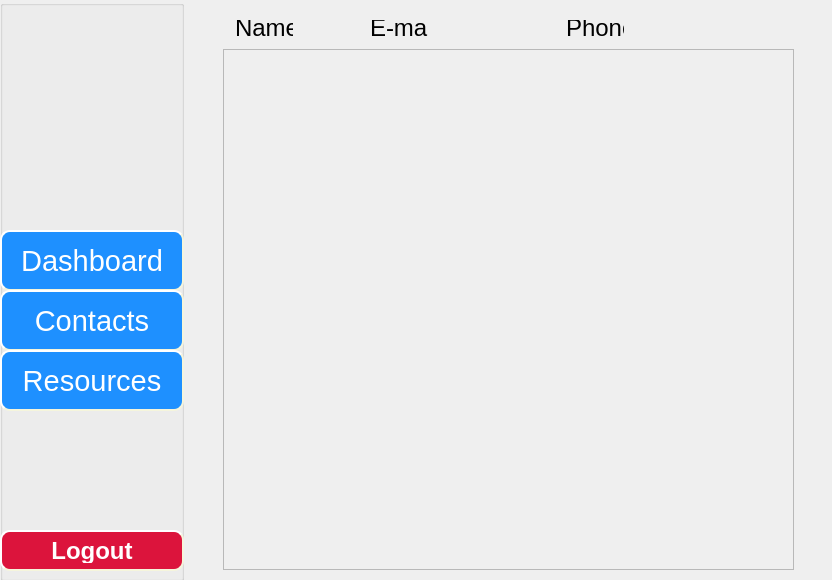
<?xml version="1.0" encoding="UTF-8"?>
<ui version="4.0">
 <class>DashboardGui</class>
 <widget class="QWidget" name="DashboardGui">
  <property name="geometry">
   <rect>
    <x>0</x>
    <y>0</y>
    <width>832</width>
    <height>580</height>
   </rect>
  </property>
  <property name="windowTitle">
   <string>Form</string>
  </property>
  <widget class="QGroupBox" name="groupBox_sidebar">
   <property name="geometry">
    <rect>
     <x>0</x>
     <y>0</y>
     <width>184</width>
     <height>581</height>
    </rect>
   </property>
   <property name="title">
    <string/>
   </property>
   <widget class="QPushButton" name="pushButton_dashboard">
    <property name="geometry">
     <rect>
      <x>0</x>
      <y>230</y>
      <width>184</width>
      <height>61</height>
     </rect>
    </property>
    <property name="font">
     <font>
      <pointsize>22</pointsize>
     </font>
    </property>
    <property name="styleSheet">
     <string notr="true">background-color:rgb(30,144,255);
color:rgb(255,255,255);
    border-style: outset;
    border-width: 2px;
    border-radius: 10px;
    border-color: beige;
    padding: 6px;</string>
    </property>
    <property name="text">
     <string>Dashboard</string>
    </property>
   </widget>
   <widget class="QPushButton" name="pushButton_contacts">
    <property name="geometry">
     <rect>
      <x>0</x>
      <y>290</y>
      <width>184</width>
      <height>61</height>
     </rect>
    </property>
    <property name="font">
     <font>
      <pointsize>22</pointsize>
     </font>
    </property>
    <property name="styleSheet">
     <string notr="true">background-color:rgb(30,144,255);
color:rgb(255,255,255);
    border-style: outset;
    border-width: 2px;
    border-radius: 10px;
    border-color: beige;
    padding: 6px;</string>
    </property>
    <property name="text">
     <string>Contacts</string>
    </property>
   </widget>
   <widget class="QLabel" name="label_title">
    <property name="geometry">
     <rect>
      <x>10</x>
      <y>10</y>
      <width>161</width>
      <height>41</height>
     </rect>
    </property>
    <property name="font">
     <font>
      <pointsize>20</pointsize>
      <italic>false</italic>
      <bold>false</bold>
     </font>
    </property>
    <property name="styleSheet">
     <string notr="true">font: 20pt &quot;Baskerville&quot;;</string>
    </property>
    <property name="text">
     <string/>
    </property>
    <property name="alignment">
     <set>Qt::AlignCenter</set>
    </property>
   </widget>
   <widget class="QLabel" name="label_name">
    <property name="geometry">
     <rect>
      <x>0</x>
      <y>190</y>
      <width>181</width>
      <height>20</height>
     </rect>
    </property>
    <property name="font">
     <font>
      <pointsize>20</pointsize>
     </font>
    </property>
    <property name="text">
     <string/>
    </property>
    <property name="alignment">
     <set>Qt::AlignCenter</set>
    </property>
   </widget>
   <widget class="QPushButton" name="pushButton_logout">
    <property name="geometry">
     <rect>
      <x>0</x>
      <y>530</y>
      <width>184</width>
      <height>41</height>
     </rect>
    </property>
    <property name="font">
     <font>
      <pointsize>18</pointsize>
      <italic>false</italic>
      <bold>true</bold>
     </font>
    </property>
    <property name="styleSheet">
     <string notr="true">background-color:rgb(220,20,60);
color:rgb(255,255,255);
    border-style: outset;
    border-width: 2px;
    border-radius: 10px;
    border-color: beige;
    padding: 6px;</string>
    </property>
    <property name="text">
     <string>Logout</string>
    </property>
   </widget>
   <widget class="QPushButton" name="pushButton_resources">
    <property name="geometry">
     <rect>
      <x>0</x>
      <y>350</y>
      <width>184</width>
      <height>61</height>
     </rect>
    </property>
    <property name="font">
     <font>
      <pointsize>22</pointsize>
     </font>
    </property>
    <property name="styleSheet">
     <string notr="true">background-color:rgb(30,144,255);
color:rgb(255,255,255);
    border-style: outset;
    border-width: 2px;
    border-radius: 10px;
    border-color: beige;
    padding: 6px;</string>
    </property>
    <property name="text">
     <string>Resources</string>
    </property>
   </widget>
   <widget class="QLabel" name="label_image">
    <property name="geometry">
     <rect>
      <x>38</x>
      <y>60</y>
      <width>111</width>
      <height>121</height>
     </rect>
    </property>
    <property name="text">
     <string/>
    </property>
   </widget>
  </widget>
  <widget class="QStackedWidget" name="stackedWidget_main">
   <property name="geometry">
    <rect>
     <x>184</x>
     <y>0</y>
     <width>648</width>
     <height>580</height>
    </rect>
   </property>
   <widget class="QWidget" name="page">
    <widget class="QScrollArea" name="scrollArea_dashboard">
     <property name="geometry">
      <rect>
       <x>39</x>
       <y>49</y>
       <width>571</width>
       <height>521</height>
      </rect>
     </property>
     <property name="widgetResizable">
      <bool>true</bool>
     </property>
     <widget class="QWidget" name="scrollAreaWidgetContents_dashboard">
      <property name="geometry">
       <rect>
        <x>0</x>
        <y>0</y>
        <width>569</width>
        <height>519</height>
       </rect>
      </property>
     </widget>
    </widget>
    <widget class="QLabel" name="label">
     <property name="geometry">
      <rect>
       <x>51</x>
       <y>20</y>
       <width>58</width>
       <height>16</height>
      </rect>
     </property>
<!--<<<<<<< HEAD
     <layout class="QVBoxLayout" name="verticalLayout">
      <item>
       <widget class="QScrollArea" name="scrollArea">
        <property name="widgetResizable">
         <bool>true</bool>
        </property>
        <widget class="QWidget" name="scrollArea_dashboard">
         <property name="geometry">
          <rect>
           <x>0</x>
           <y>0</y>
           <width>477</width>
           <height>447</height>
          </rect>
         </property>
        </widget>
       </widget>
      </item>
     </layout>
=======-->
     <property name="font">
      <font>
       <pointsize>18</pointsize>
      </font>
     </property>
     <property name="text">
      <string>Name</string>
     </property>
    </widget>
    <widget class="QLabel" name="label_2">
     <property name="geometry">
      <rect>
       <x>186</x>
       <y>20</y>
       <width>58</width>
       <height>16</height>
      </rect>
     </property>
     <property name="font">
      <font>
       <pointsize>18</pointsize>
      </font>
     </property>
     <property name="text">
      <string>E-mail</string>
     </property>
    </widget>
    <widget class="QLabel" name="label_3">
     <property name="geometry">
      <rect>
       <x>382</x>
       <y>20</y>
       <width>58</width>
       <height>16</height>
      </rect>
     </property>
     <property name="font">
      <font>
       <pointsize>18</pointsize>
      </font>
     </property>
     <property name="text">
      <string>Phone</string>
     </property>
<!-->>>>>>> d56ad766ba4c21c671197afec5d92e212ef59afb-->
    </widget>
   </widget>
  </widget>
 </widget>
 <resources/>
 <connections/>
</ui>
